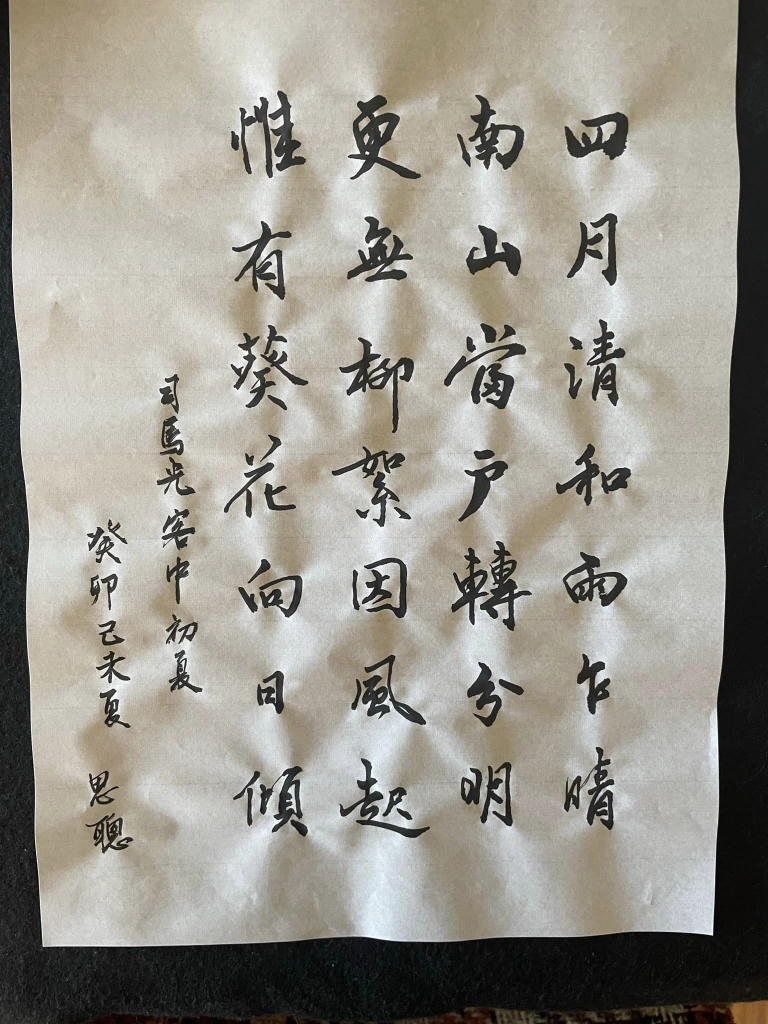
#> input picture test1.jpg, 1536 x 2048 px (shown at 1/2 size)
$ jupyter execute ImageProcessing.ipynb   (shell and % lines are left out)
#> lines starting #> are read from the running program, lines starting #| are printed output that depends on the picture
# Digital Image Processing
### Goal:
### Demo load digital image as data matrix
### Matrix subtraction to get RGB intensity difference
### save the difference into new image file

1. Requirement: Import PIL : Python Image Library
2. test1.jpg is opened and loaded into Numpy array with shape (2048, 1536, 3) representing 2048 by 1536 pixel with RGB intensity
3. code:  `difference_matrix = np.abs(matrix1 - matrix2)`
4. test1.jpg </br>
<a href="https://.com">

</a>
5. test2.jpg </br>
<a href="https://.com">

</a>
6. different image </br>
<a href="https://.com">

</a>

[cell 1]
from PIL import Image
import numpy as np

def load_image(image_path):
    img = Image.open(image_path)
    return img

def resize_image(img, target_size=(256, 256)):
    img_resized = img.resize(target_size, Image.BICUBIC)
    return img_resized

def image_to_matrix(img):
    img_array = np.array(img)
    return img_array

def save_difference_matrix_image(matrix, output_path='difference_image.jpg'):
    normalized_matrix = (matrix / matrix.max() * 255).astype(np.uint8)
    difference_image = Image.fromarray(normalized_matrix)
    difference_image.save(output_path)

def main():
    image_path1 = './test1.jpg'
    target_size=(1536, 2048)
    img1 = Image.open(image_path1)
#> img1 is the input picture: PIL image 1536x2048 RGB; mean R, G, B 153.1, 150, 141.1
    img1_resized = resize_image(img1, target_size)

    matrix1 = np.array(img1_resized)
    #print(matrix1)
    print("Matrix 1 from Image has shape of ", matrix1.shape)
#| Matrix 1 from Image has shape of  (2048, 1536, 3)

    image_path2 = './test2.jpg'
    img2 = Image.open(image_path2)
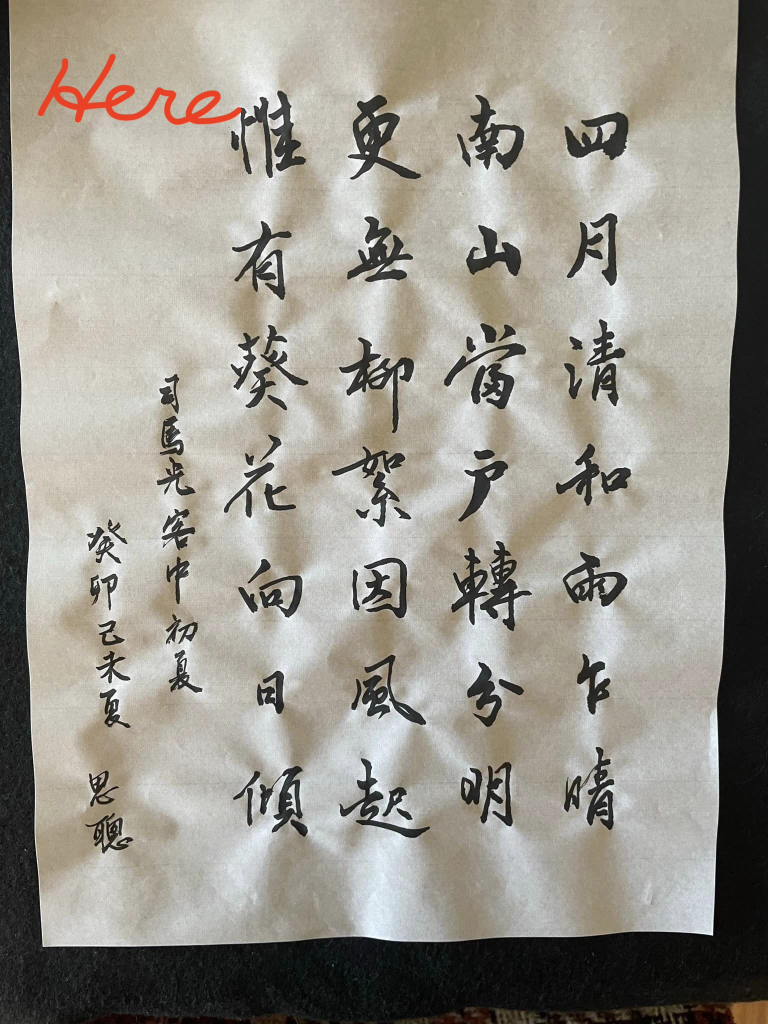
#> input picture test2.jpg, 1536 x 2048 px (shown at 1/2 size)
#> img2 is the input picture: PIL image 1536x2048 RGB; mean R, G, B 153.3, 149.6, 140.6
    img2_resized = resize_image(img2, target_size)

    matrix2 = np.array(img2_resized)
    print("Matrix 2 from Image has shape of ", matrix2.shape)
#| Matrix 2 from Image has shape of  (2048, 1536, 3)

    # compute the different in two matrices
    difference_matrix = np.abs(matrix1 - matrix2)
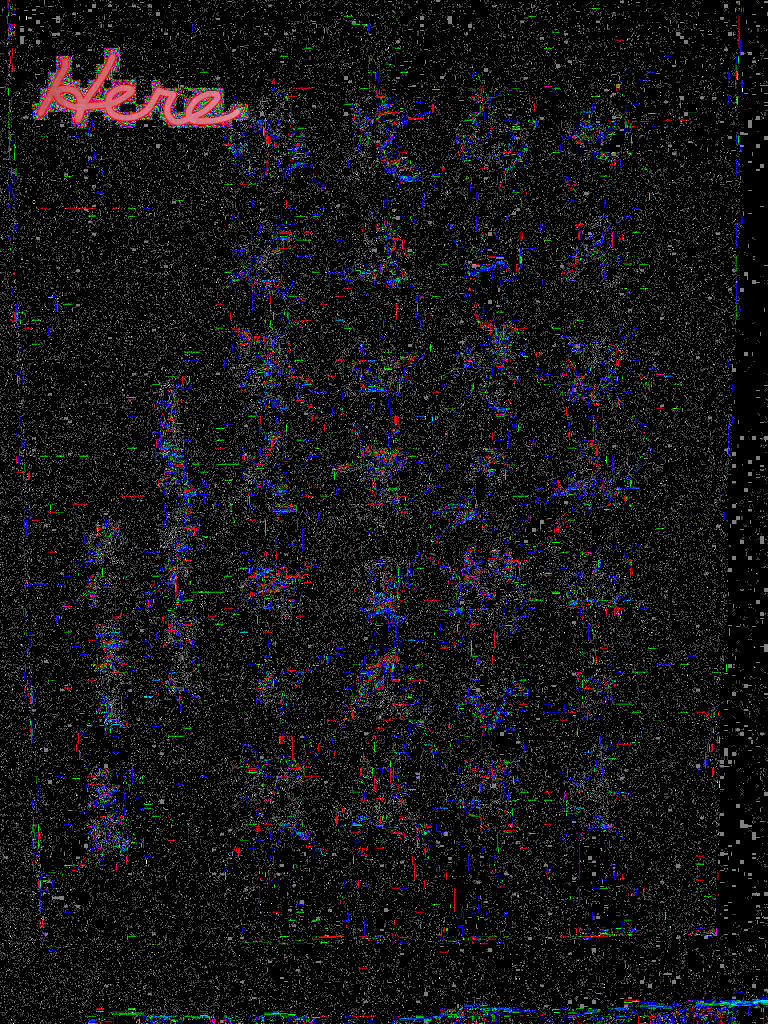
#> difference_matrix: shape (2048, 1536, 3) (shown at 1/2 size); mean R, G, B 20.3, 19.3, 21.9
    save_difference_matrix_image(difference_matrix)
    print("Saving different RGB pixel into ./difference_image.jpg . . .")

if __name__ == "__main__":
    main()
